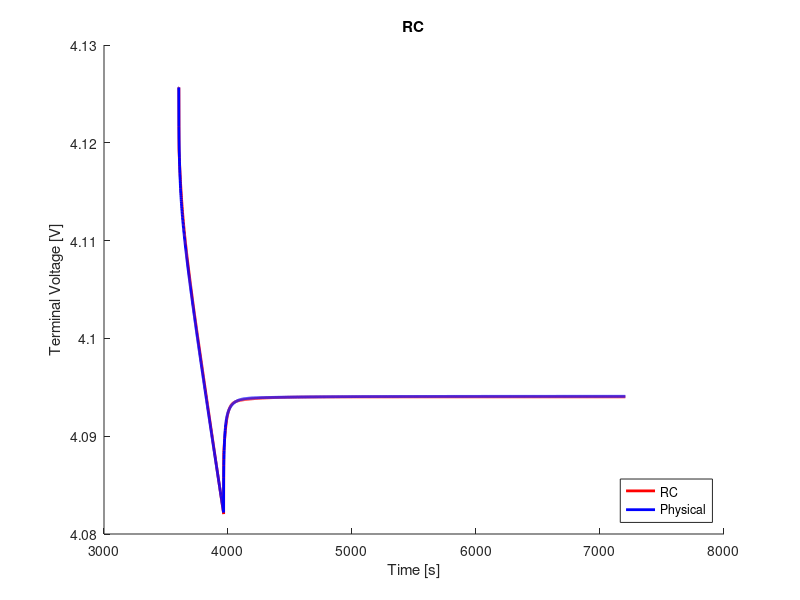

MATLAB code for this plot:
clear;
clc;
close all;

%% load data
load('ocv_final.mat');
time_ocv = time;
load('pulse_0_5_c_1.mat');
load('rc2_cf_0_5_c.mat');

%% voltage limitations
v_max = 4.4;                                    % cut-over voltage
v_min = 3.0;                                    % cut-off voltage

%% resample ocv and soc
t1 = time_ocv(1);
t2 = time_ocv(end);
dt = 1;                                         % sample time
t = (t1:dt:t2) - t1;

ocv = interp1(time_ocv, ocv, t1:dt:t2);
soc = interp1(time_ocv, soc, t1:dt:t2);

s = length(time);

%% variables
Q = 16.8;
eta = 1.0;                                  % coulombic efficiency

n = 2;                                      % number of rc links
i_r = zeros(n, 1);
v_c = zeros(n, 1);
flag = 1;

%% compute soc
ind_init = soc(interp1(ocv, 1:length(ocv), V_batt_time(1), 'nearest'))
ind_init = interp1(soc, 1:length(soc), ind_init, 'nearest');
v_t(1) = ocv(ind_init);
z0 = soc(ind_init);
z = z0 - dt/(Q*3600)*eta*cumsum(I(1:end));
    
% manual fit
p = 2;
r0 = r0_cf(p);
r1 = r1_cf(p);
r2 = r2_cf(p);
% r3 = r3_cf(p);
c1 = c1_cf(p);
c2 = c2_cf(p);
% c3 = c3_cf(p);

r = [r1; r2];
c = [c1; c2];

%% compute terminal voltage
for j = 1:n
    f(j) = exp(-dt/(r(j)*c(j)));
end
for k = 1:s-1
    if flag == 1
        i_r(:, k+1) = diag(f)*i_r(:, k) + (1-f')*I(k);
        v_c(:, k) = i_r(:, k).*r;
        ind = interp1(soc, 1:length(soc), z(k), 'nearest');
        v_t(k+1) = ocv(ind) - sum(v_c(:, k)) - I(k).*r0;
        if v_t(k) < v_min
            fprintf('Reached lower voltage limit.');
            flag = 0;
        end
        if v_t(k) > v_max
            fprintf('Reached upper voltage limit.');
            flag = 0;
        end 
    end
end

%% compute rms error
v_t = reshape(v_t, size(V_batt_time));
rmse = 1000*sqrt(mean((V_batt_time - v_t).^2))     % [mV]

%% plot
figure(1);
hold on;
plot(time, v_t, 'r', 'LineWidth', 2)
hold on;
plot(time, V_batt_time, 'b', 'LineWidth', 2)
xlabel('Time [s]')
ylabel('Terminal Voltage [V]')
title('RC')
legend('RC', 'Physical', 'location', 'southeast')
